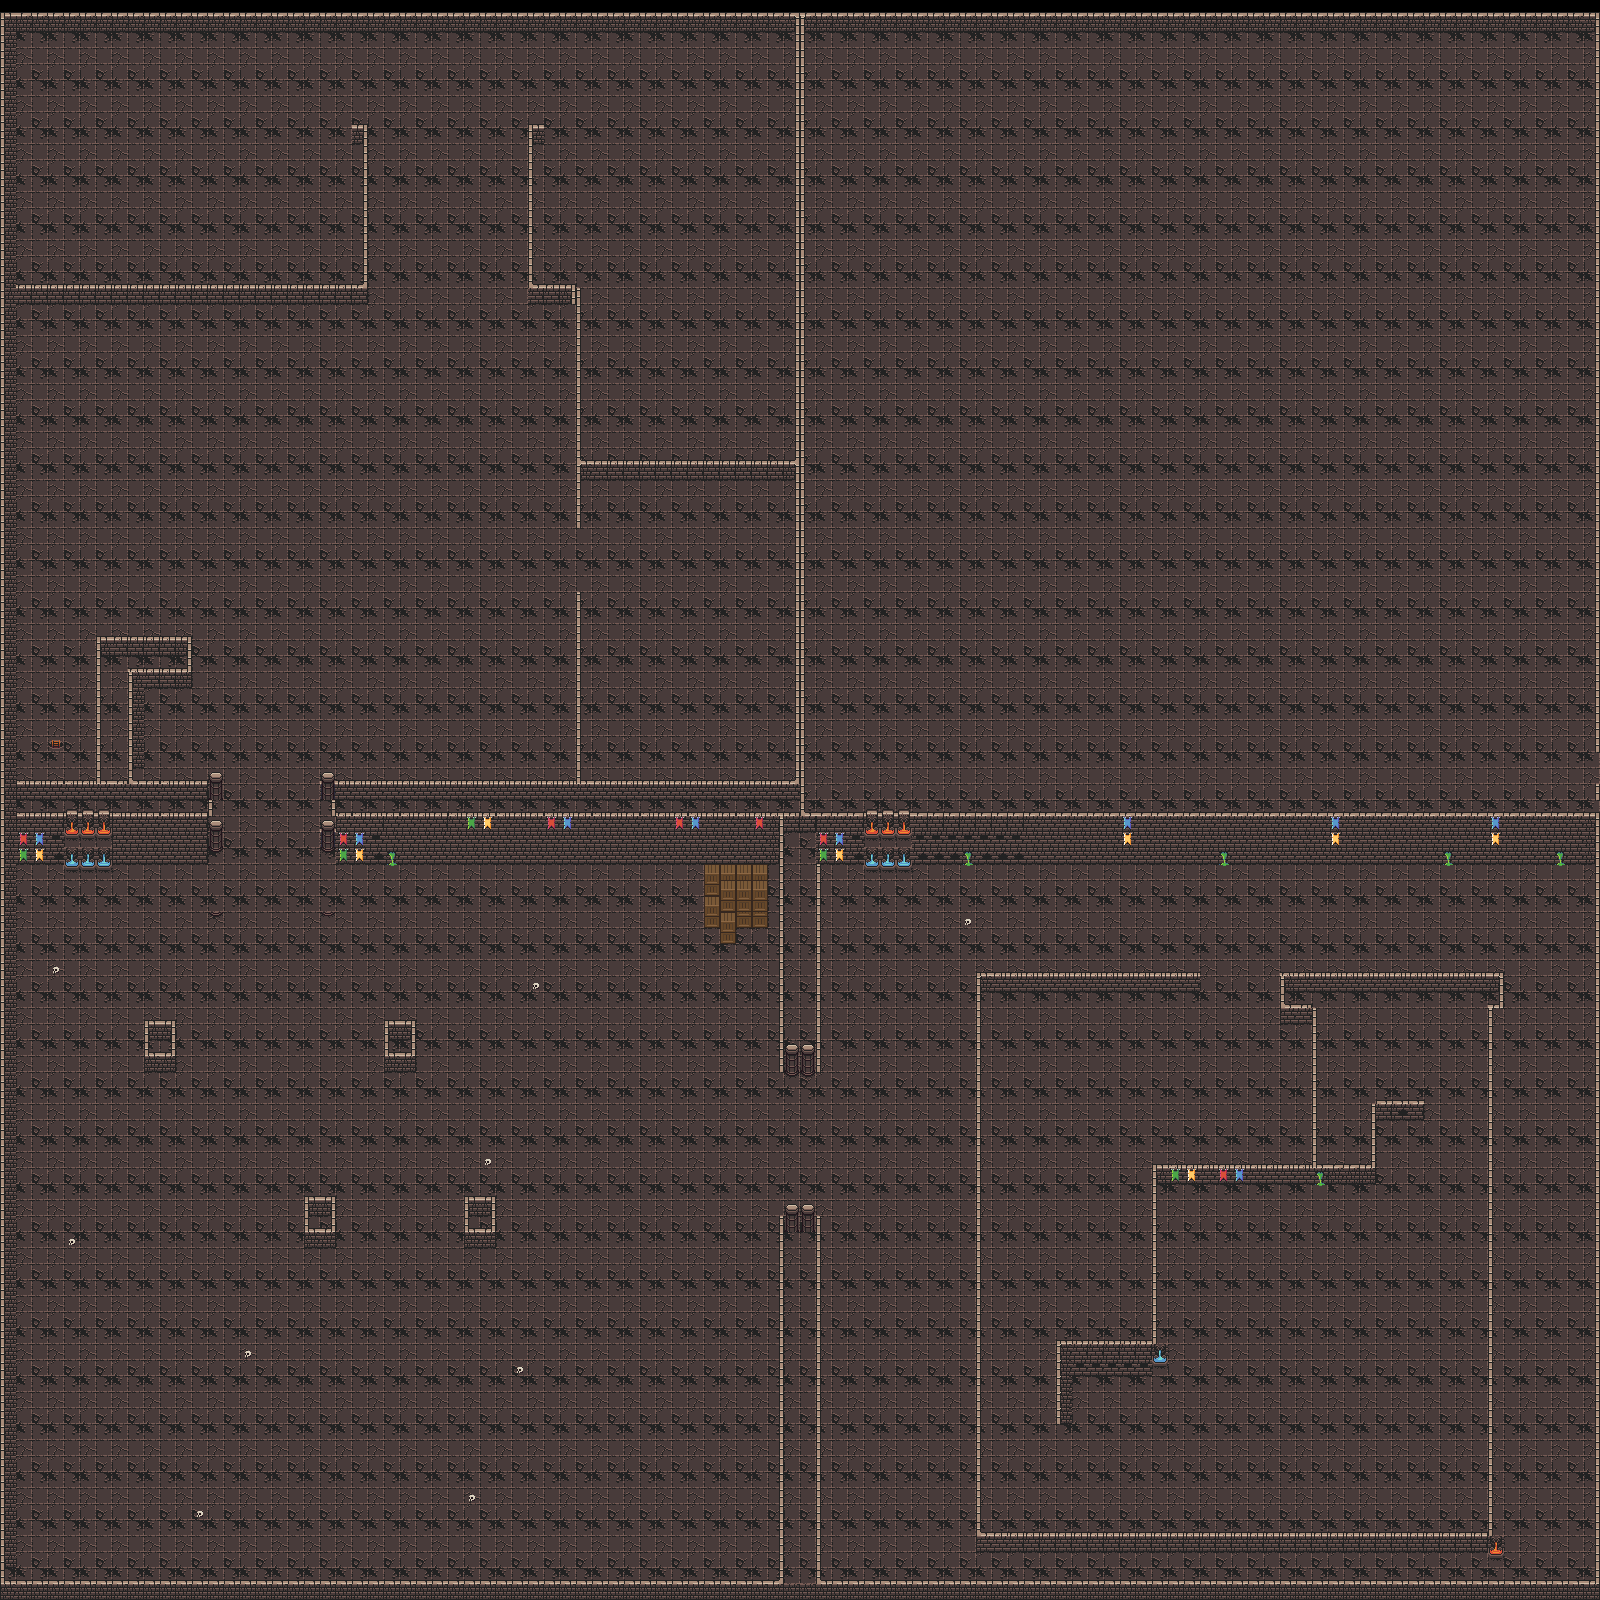

A level layout from a 2D game, rendered from its tile map. Below: a short description, then the map file with tile-grid data replaced by summaries:
An orthogonal 100x100 tile map with 16x16 px tiles, 3 tile layers (Ground, Walls, End), 3 tilesets and 107 objects.

<map version="1.4" tiledversion="1.4.1" orientation="orthogonal" renderorder="right-down" width="100" height="100" tilewidth="16" tileheight="16" infinite="0" nextlayerid="15" nextobjectid="171">
 <editorsettings>
  <export target="dungeon2.json" format="json" />
 </editorsettings>
 <tileset firstgid="1" name="0x72_DungeonTilesetII_v1.3" tilewidth="16" tileheight="16" tilecount="1024" columns="32">
  <image source="0x72_DungeonTilesetII_v1.3.png" width="512" height="512" />
  <tile id="1">
   <properties>
    <property name="collides" type="bool" value="false" />
   </properties>
  </tile>
  <tile id="2">
   <properties>
    <property name="collides" type="bool" value="false" />
   </properties>
  </tile>
  <tile id="3">
   <properties>
    <property name="collides" type="bool" value="false" />
   </properties>
  </tile>
  <tile id="4">
   <properties>
    <property name="collides" type="bool" value="false" />
   </properties>
  </tile>
  <tile id="5">
   <properties>
    <property name="collides" type="bool" value="false" />
   </properties>
  </tile>
  <tile id="6">
   <properties>
    <property name="collides" type="bool" value="false" />
   </properties>
  </tile>
  <tile id="33">
   <properties>
    <property name="collides" type="bool" value="true" />
   </properties>
  </tile>
  <tile id="34">
   <properties>
    <property name="collides" type="bool" value="true" />
   </properties>
  </tile>
  <tile id="35">
   <properties>
    <property name="collides" type="bool" value="true" />
   </properties>
  </tile>
  <tile id="36">
   <properties>
    <property name="collides" type="bool" value="true" />
   </properties>
  </tile>
  <tile id="37">
   <properties>
    <property name="collides" type="bool" value="true" />
   </properties>
  </tile>
  <tile id="38">
   <properties>
    <property name="collides" type="bool" value="true" />
   </properties>
  </tile>
  <tile id="65">
   <properties>
    <property name="collides" type="bool" value="true" />
   </properties>
  </tile>
  <tile id="66">
   <properties>
    <property name="collides" type="bool" value="true" />
   </properties>
  </tile>
  <tile id="67">
   <properties>
    <property name="collides" type="bool" value="true" />
   </properties>
  </tile>
  <tile id="68">
   <properties>
    <property name="collides" type="bool" value="true" />
   </properties>
  </tile>
  <tile id="69">
   <properties>
    <property name="collides" type="bool" value="true" />
   </properties>
  </tile>
  <tile id="70">
   <properties>
    <property name="collides" type="bool" value="true" />
   </properties>
  </tile>
  <tile id="97">
   <properties>
    <property name="collides" type="bool" value="true" />
   </properties>
  </tile>
  <tile id="98">
   <properties>
    <property name="collides" type="bool" value="true" />
   </properties>
  </tile>
  <tile id="99">
   <properties>
    <property name="collides" type="bool" value="true" />
   </properties>
  </tile>
  <tile id="100">
   <properties>
    <property name="collides" type="bool" value="true" />
   </properties>
  </tile>
  <tile id="101">
   <properties>
    <property name="collides" type="bool" value="true" />
   </properties>
  </tile>
  <tile id="102">
   <properties>
    <property name="collides" type="bool" value="true" />
   </properties>
  </tile>
  <tile id="129">
   <properties>
    <property name="collides" type="bool" value="false" />
   </properties>
  </tile>
  <tile id="130">
   <properties>
    <property name="collides" type="bool" value="false" />
   </properties>
  </tile>
  <tile id="131">
   <properties>
    <property name="collides" type="bool" value="false" />
   </properties>
  </tile>
  <tile id="132">
   <properties>
    <property name="collides" type="bool" value="true" />
   </properties>
  </tile>
  <tile id="133">
   <properties>
    <property name="collides" type="bool" value="true" />
   </properties>
  </tile>
  <tile id="134">
   <properties>
    <property name="collides" type="bool" value="true" />
   </properties>
  </tile>
  <tile id="161">
   <properties>
    <property name="collides" type="bool" value="false" />
   </properties>
  </tile>
  <tile id="162">
   <properties>
    <property name="collides" type="bool" value="false" />
   </properties>
  </tile>
  <tile id="163">
   <properties>
    <property name="collides" type="bool" value="false" />
   </properties>
  </tile>
  <tile id="164">
   <properties>
    <property name="collides" type="bool" value="true" />
   </properties>
  </tile>
  <tile id="165">
   <properties>
    <property name="collides" type="bool" value="true" />
   </properties>
  </tile>
  <tile id="166">
   <properties>
    <property name="collides" type="bool" value="true" />
   </properties>
  </tile>
  <tile id="193">
   <properties>
    <property name="collides" type="bool" value="false" />
   </properties>
  </tile>
  <tile id="194">
   <properties>
    <property name="collides" type="bool" value="false" />
   </properties>
  </tile>
  <tile id="195">
   <properties>
    <property name="collides" type="bool" value="false" />
   </properties>
  </tile>
  <tile id="196">
   <properties>
    <property name="collides" type="bool" value="false" />
   </properties>
  </tile>
  <tile id="197">
   <properties>
    <property name="collides" type="bool" value="true" />
   </properties>
  </tile>
  <tile id="198">
   <properties>
    <property name="collides" type="bool" value="true" />
   </properties>
  </tile>
  <tile id="224">
   <properties>
    <property name="collides" type="bool" value="true" />
   </properties>
  </tile>
  <tile id="225">
   <properties>
    <property name="collides" type="bool" value="true" />
   </properties>
  </tile>
  <tile id="226">
   <properties>
    <property name="collides" type="bool" value="true" />
   </properties>
  </tile>
  <tile id="227">
   <properties>
    <property name="collides" type="bool" value="true" />
   </properties>
  </tile>
  <tile id="228">
   <properties>
    <property name="collides" type="bool" value="true" />
   </properties>
  </tile>
  <tile id="229">
   <properties>
    <property name="collides" type="bool" value="true" />
   </properties>
  </tile>
  <tile id="230">
   <properties>
    <property name="collides" type="bool" value="false" />
   </properties>
  </tile>
  <tile id="256">
   <properties>
    <property name="collides" type="bool" value="true" />
   </properties>
  </tile>
  <tile id="257">
   <properties>
    <property name="collides" type="bool" value="true" />
   </properties>
  </tile>
  <tile id="258">
   <properties>
    <property name="collides" type="bool" value="true" />
   </properties>
  </tile>
  <tile id="259">
   <properties>
    <property name="collides" type="bool" value="true" />
   </properties>
  </tile>
  <tile id="260">
   <properties>
    <property name="collides" type="bool" value="true" />
   </properties>
  </tile>
  <tile id="261">
   <properties>
    <property name="collides" type="bool" value="true" />
   </properties>
  </tile>
  <tile id="262">
   <properties>
    <property name="collides" type="bool" value="false" />
   </properties>
  </tile>
  <tile id="288">
   <properties>
    <property name="collides" type="bool" value="true" />
   </properties>
  </tile>
  <tile id="289">
   <properties>
    <property name="collides" type="bool" value="true" />
   </properties>
  </tile>
  <tile id="290">
   <properties>
    <property name="collides" type="bool" value="true" />
   </properties>
  </tile>
  <tile id="291">
   <properties>
    <property name="collides" type="bool" value="true" />
   </properties>
  </tile>
  <tile id="292">
   <properties>
    <property name="collides" type="bool" value="true" />
   </properties>
  </tile>
  <tile id="293">
   <properties>
    <property name="collides" type="bool" value="true" />
   </properties>
  </tile>
  <tile id="294">
   <properties>
    <property name="collides" type="bool" value="false" />
   </properties>
  </tile>
  <tile id="320">
   <properties>
    <property name="collides" type="bool" value="true" />
   </properties>
  </tile>
  <tile id="321">
   <properties>
    <property name="collides" type="bool" value="true" />
   </properties>
  </tile>
  <tile id="322">
   <properties>
    <property name="collides" type="bool" value="true" />
   </properties>
  </tile>
  <tile id="323">
   <properties>
    <property name="collides" type="bool" value="true" />
   </properties>
  </tile>
  <tile id="324">
   <properties>
    <property name="collides" type="bool" value="true" />
   </properties>
  </tile>
  <tile id="325">
   <properties>
    <property name="collides" type="bool" value="true" />
   </properties>
  </tile>
  <tile id="326">
   <properties>
    <property name="collides" type="bool" value="false" />
   </properties>
  </tile>
  <tile id="353">
   <properties>
    <property name="collides" type="bool" value="false" />
   </properties>
  </tile>
  <tile id="354">
   <properties>
    <property name="collides" type="bool" value="false" />
   </properties>
  </tile>
  <tile id="355">
   <properties>
    <property name="collides" type="bool" value="false" />
   </properties>
  </tile>
  <tile id="356">
   <properties>
    <property name="collides" type="bool" value="false" />
   </properties>
  </tile>
  <tile id="357">
   <properties>
    <property name="collides" type="bool" value="false" />
   </properties>
  </tile>
  <tile id="358">
   <properties>
    <property name="collides" type="bool" value="false" />
   </properties>
  </tile>
  <tile id="385">
   <properties>
    <property name="collides" type="bool" value="false" />
   </properties>
  </tile>
  <tile id="386">
   <properties>
    <property name="collides" type="bool" value="false" />
   </properties>
  </tile>
  <tile id="387">
   <properties>
    <property name="collides" type="bool" value="false" />
   </properties>
  </tile>
  <tile id="388">
   <properties>
    <property name="collides" type="bool" value="false" />
   </properties>
  </tile>
  <tile id="389">
   <properties>
    <property name="collides" type="bool" value="false" />
   </properties>
  </tile>
  <tile id="390">
   <properties>
    <property name="collides" type="bool" value="false" />
   </properties>
  </tile>
  <tile id="417">
   <properties>
    <property name="collides" type="bool" value="false" />
   </properties>
  </tile>
  <tile id="418">
   <properties>
    <property name="collides" type="bool" value="false" />
   </properties>
  </tile>
  <tile id="419">
   <properties>
    <property name="collides" type="bool" value="false" />
   </properties>
  </tile>
  <tile id="420">
   <properties>
    <property name="collides" type="bool" value="false" />
   </properties>
  </tile>
  <tile id="421">
   <properties>
    <property name="collides" type="bool" value="false" />
   </properties>
  </tile>
  <tile id="422">
   <properties>
    <property name="collides" type="bool" value="false" />
   </properties>
  </tile>
  <tile id="449">
   <properties>
    <property name="collides" type="bool" value="false" />
   </properties>
  </tile>
  <tile id="450">
   <properties>
    <property name="collides" type="bool" value="false" />
   </properties>
  </tile>
  <tile id="451">
   <properties>
    <property name="collides" type="bool" value="false" />
   </properties>
  </tile>
  <tile id="452">
   <properties>
    <property name="collides" type="bool" value="false" />
   </properties>
  </tile>
  <tile id="453">
   <properties>
    <property name="collides" type="bool" value="false" />
   </properties>
  </tile>
  <tile id="454">
   <properties>
    <property name="collides" type="bool" value="false" />
   </properties>
  </tile>
  <tile id="481">
   <properties>
    <property name="collides" type="bool" value="false" />
   </properties>
  </tile>
  <tile id="482">
   <properties>
    <property name="collides" type="bool" value="false" />
   </properties>
  </tile>
  <tile id="483">
   <properties>
    <property name="collides" type="bool" value="false" />
   </properties>
  </tile>
  <tile id="484">
   <properties>
    <property name="collides" type="bool" value="false" />
   </properties>
  </tile>
  <tile id="485">
   <properties>
    <property name="collides" type="bool" value="false" />
   </properties>
  </tile>
  <tile id="486">
   <properties>
    <property name="collides" type="bool" value="false" />
   </properties>
  </tile>
 </tileset>
 <tileset firstgid="1025" name="0x72_16x16DungeonTileset.v4" tilewidth="16" tileheight="16" tilecount="256" columns="16">
  <image source="0x72_16x16DungeonTileset.v4.png" width="256" height="256" />
  <tile id="49">
   <properties>
    <property name="collides" type="bool" value="true" />
   </properties>
  </tile>
  <tile id="101">
   <properties>
    <property name="collides" type="bool" value="true" />
   </properties>
  </tile>
  <tile id="102">
   <properties>
    <property name="collides" type="bool" value="true" />
   </properties>
  </tile>
  <tile id="117">
   <properties>
    <property name="collides" type="bool" value="true" />
   </properties>
  </tile>
  <tile id="118">
   <properties>
    <property name="collides" type="bool" value="true" />
   </properties>
  </tile>
 </tileset>
 <tileset firstgid="1281" source="0x72_DungeonTilesetII_v1.3.tsx" />
 <layer id="1" name="Ground" width="100" height="100" locked="1">
  <data>[10000 cells, 9900 non-empty, 6 distinct tile ids]</data>
 </layer>
 <layer id="2" name="Walls" width="100" height="100">
  <data>[10000 cells, 1708 non-empty, 54 distinct tile ids]</data>
 </layer>
 <layer id="11" name="End" width="100" height="100" locked="1">
  <data>[10000 cells, 1 non-empty, 1 distinct tile ids]</data>
 </layer>
 <objectgroup id="14" name="Button4" locked="1">
  <object id="130" gid="388" x="160" y="224" width="16" height="16" />
 </objectgroup>
 <objectgroup id="13" name="Button3" locked="1">
  <object id="129" gid="388" x="672" y="416" width="16" height="16" />
 </objectgroup>
 <objectgroup id="12" name="Button2" locked="1">
  <object id="128" gid="388" x="672" y="736" width="16" height="16" />
 </objectgroup>
 <objectgroup id="5" name="Button" locked="1">
  <object id="8" gid="388" x="1312" y="1344" width="16" height="16" />
 </objectgroup>
 <objectgroup id="10" name="Trap4" locked="1">
  <object id="143" gid="357" x="16" y="688" width="16" height="16" />
  <object id="144" gid="357" x="32" y="688" width="16" height="16" />
  <object id="145" gid="357" x="48" y="688" width="16" height="16" />
  <object id="146" gid="357" x="80" y="688" width="16" height="16" />
  <object id="147" gid="357" x="64" y="688" width="16" height="16" />
 </objectgroup>
 <objectgroup id="9" name="Trap3" locked="1">
  <object id="138" gid="357" x="16" y="672" width="16" height="16" />
  <object id="139" gid="357" x="32" y="672" width="16" height="16" />
  <object id="140" gid="357" x="48" y="672" width="16" height="16" />
  <object id="141" gid="357" x="64" y="672" width="16" height="16" />
  <object id="142" gid="357" x="80" y="672" width="16" height="16" />
 </objectgroup>
 <objectgroup id="8" name="Trap2" locked="1">
  <object id="132" gid="357" x="16" y="656" width="16" height="16" />
  <object id="133" gid="357" x="32" y="656" width="16" height="16" />
  <object id="134" gid="357" x="48" y="656" width="16" height="16" />
  <object id="135" gid="357" x="48" y="656" width="16" height="16" />
  <object id="136" gid="357" x="64" y="656" width="16" height="16" />
  <object id="137" gid="357" x="80" y="656" width="16" height="16" />
 </objectgroup>
 <objectgroup id="6" name="Enemies">
  <object id="10" gid="427" x="1330.67" y="1019.33" width="16" height="16" />
  <object id="11" gid="427" x="1422" y="1022" width="16" height="16" />
  <object id="12" gid="427" x="1362.67" y="1069.33" width="16" height="16" />
  <object id="13" gid="427" x="1440.67" y="1068" width="16" height="16" />
  <object id="26" gid="490" x="1022" y="1086" width="16" height="16" />
  <object id="27" gid="490" x="1198" y="1083" width="16" height="16" />
  <object id="28" gid="489" x="1232" y="1424" width="16" height="16" />
  <object id="29" gid="489" x="1392" y="1424" width="16" height="16" />
  <object id="30" gid="489" x="1232" y="1264" width="16" height="16" />
  <object id="31" gid="489" x="1392" y="1264" width="16" height="16" />
  <object id="32" gid="489" x="1056" y="1232" width="16" height="16" />
  <object id="33" gid="489" x="1008" y="1440" width="16" height="16" />
  <object id="34" gid="489" x="864" y="976" width="16" height="16" />
  <object id="35" gid="489" x="880" y="1520" width="16" height="16" />
  <object id="36" gid="489" x="1536" y="1536" width="16" height="16" />
  <object id="37" gid="489" x="1536" y="928" width="16" height="16" />
  <object id="39" gid="426" x="448" y="928" width="16" height="16" />
  <object id="40" gid="426" x="144" y="912" width="16" height="16" />
  <object id="41" gid="426" x="96" y="1120" width="16" height="16" />
  <object id="42" gid="426" x="608" y="1120" width="16" height="16" />
  <object id="43" gid="426" x="384" y="1216" width="16" height="16" />
  <object id="44" gid="426" x="96" y="1280" width="16" height="16" />
  <object id="45" gid="426" x="608" y="1296" width="16" height="16" />
  <object id="148" gid="1706" x="48" y="80" width="16" height="16" />
  <object id="149" gid="1706" x="272" y="80" width="16" height="16" />
  <object id="150" gid="1706" x="64" y="160" width="16" height="16" />
  <object id="151" gid="1706" x="272" y="144" width="16" height="16" />
  <object id="152" gid="1706" x="64" y="256" width="16" height="16" />
  <object id="153" gid="1706" x="256" y="256" width="16" height="16" />
  <object id="154" gid="1706" x="608" y="224" width="16" height="16" />
  <object id="155" gid="1706" x="736" y="224" width="16" height="16" />
  <object id="156" gid="1706" x="608" y="336" width="16" height="16" />
  <object id="157" gid="1706" x="736" y="336" width="16" height="16" />
  <object id="158" gid="1706" x="608" y="416" width="16" height="16" />
  <object id="159" gid="1706" x="752" y="416" width="16" height="16" />
  <object id="160" gid="1706" x="640" y="512" width="16" height="16" />
  <object id="161" gid="1706" x="752" y="512" width="16" height="16" />
  <object id="162" gid="1706" x="640" y="640" width="16" height="16" />
  <object id="163" gid="1706" x="752" y="640" width="16" height="16" />
  <object id="164" gid="1706" x="752" y="640" width="16" height="16" />
  <object id="165" gid="1706" x="640" y="704" width="16" height="16" />
  <object id="166" gid="1706" x="752" y="704" width="16" height="16" />
  <object id="167" gid="1706" x="192" y="368" width="16" height="16" />
  <object id="168" gid="1706" x="448" y="352" width="16" height="16" />
  <object id="169" gid="1706" x="192" y="512" width="16" height="16" />
  <object id="170" gid="1706" x="448" y="512" width="16" height="16" />
 </objectgroup>
 <objectgroup id="7" name="Chest">
  <object id="9" gid="596" x="1392.17" y="1007.33" width="16" height="16" />
 </objectgroup>
 <objectgroup id="4" name="Trap" locked="1">
  <object id="1" gid="357" x="240" y="848" width="16" height="16" />
  <object id="2" gid="357" x="256" y="848" width="16" height="16" />
  <object id="3" gid="357" x="272" y="848" width="16" height="16" />
  <object id="4" gid="357" x="288" y="848" width="16" height="16" />
  <object id="5" gid="357" x="304" y="848" width="16" height="16" />
  <object id="22" gid="357" x="1424" y="1120" width="16" height="16" />
  <object id="23" gid="357" x="1440" y="1120" width="16" height="16" />
  <object id="24" gid="357" x="1456" y="1120" width="16" height="16" />
  <object id="25" gid="357" x="1472" y="1120" width="16" height="16" />
  <object id="46" gid="357" x="224" y="848" width="16" height="16" />
  <object id="47" gid="357" x="224" y="832" width="16" height="16" />
  </objectgroup>
</map>
<!-- 29 of 107 objects omitted -->
